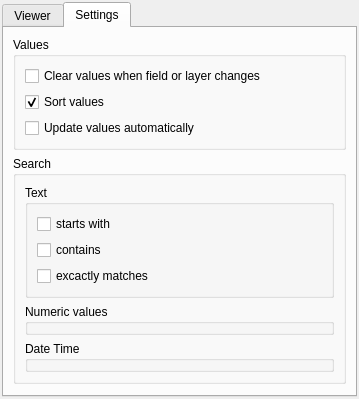
<?xml version="1.0" encoding="UTF-8"?>
<ui version="4.0">
 <class>UniqueValuesViewerDockWidgetBase</class>
 <widget class="QDockWidget" name="UniqueValuesViewerDockWidgetBase">
  <property name="geometry">
   <rect>
    <x>0</x>
    <y>0</y>
    <width>359</width>
    <height>372</height>
   </rect>
  </property>
  <property name="windowTitle">
   <string>Unique Values Viewer</string>
  </property>
  <widget class="QWidget" name="dockWidgetContents">
   <layout class="QGridLayout" name="gridLayout">
    <property name="leftMargin">
     <number>2</number>
    </property>
    <property name="topMargin">
     <number>2</number>
    </property>
    <property name="rightMargin">
     <number>2</number>
    </property>
    <property name="bottomMargin">
     <number>2</number>
    </property>
    <item row="0" column="0">
     <widget class="QTabWidget" name="tabWidget">
      <property name="palette">
       <palette>
        <active>
         <colorrole role="WindowText">
          <brush brushstyle="SolidPattern">
           <color alpha="255">
            <red>0</red>
            <green>0</green>
            <blue>0</blue>
           </color>
          </brush>
         </colorrole>
         <colorrole role="Button">
          <brush brushstyle="SolidPattern">
           <color alpha="255">
            <red>240</red>
            <green>240</green>
            <blue>240</blue>
           </color>
          </brush>
         </colorrole>
         <colorrole role="Light">
          <brush brushstyle="SolidPattern">
           <color alpha="255">
            <red>255</red>
            <green>255</green>
            <blue>255</blue>
           </color>
          </brush>
         </colorrole>
         <colorrole role="Midlight">
          <brush brushstyle="SolidPattern">
           <color alpha="255">
            <red>247</red>
            <green>247</green>
            <blue>247</blue>
           </color>
          </brush>
         </colorrole>
         <colorrole role="Dark">
          <brush brushstyle="SolidPattern">
           <color alpha="255">
            <red>120</red>
            <green>120</green>
            <blue>120</blue>
           </color>
          </brush>
         </colorrole>
         <colorrole role="Mid">
          <brush brushstyle="SolidPattern">
           <color alpha="255">
            <red>160</red>
            <green>160</green>
            <blue>160</blue>
           </color>
          </brush>
         </colorrole>
         <colorrole role="Text">
          <brush brushstyle="SolidPattern">
           <color alpha="255">
            <red>0</red>
            <green>0</green>
            <blue>0</blue>
           </color>
          </brush>
         </colorrole>
         <colorrole role="BrightText">
          <brush brushstyle="SolidPattern">
           <color alpha="255">
            <red>255</red>
            <green>255</green>
            <blue>255</blue>
           </color>
          </brush>
         </colorrole>
         <colorrole role="ButtonText">
          <brush brushstyle="SolidPattern">
           <color alpha="255">
            <red>0</red>
            <green>0</green>
            <blue>0</blue>
           </color>
          </brush>
         </colorrole>
         <colorrole role="Base">
          <brush brushstyle="SolidPattern">
           <color alpha="255">
            <red>255</red>
            <green>255</green>
            <blue>255</blue>
           </color>
          </brush>
         </colorrole>
         <colorrole role="Window">
          <brush brushstyle="SolidPattern">
           <color alpha="255">
            <red>240</red>
            <green>240</green>
            <blue>240</blue>
           </color>
          </brush>
         </colorrole>
         <colorrole role="Shadow">
          <brush brushstyle="SolidPattern">
           <color alpha="255">
            <red>0</red>
            <green>0</green>
            <blue>0</blue>
           </color>
          </brush>
         </colorrole>
         <colorrole role="AlternateBase">
          <brush brushstyle="SolidPattern">
           <color alpha="255">
            <red>247</red>
            <green>247</green>
            <blue>247</blue>
           </color>
          </brush>
         </colorrole>
         <colorrole role="ToolTipBase">
          <brush brushstyle="SolidPattern">
           <color alpha="255">
            <red>255</red>
            <green>255</green>
            <blue>220</blue>
           </color>
          </brush>
         </colorrole>
         <colorrole role="ToolTipText">
          <brush brushstyle="SolidPattern">
           <color alpha="255">
            <red>0</red>
            <green>0</green>
            <blue>0</blue>
           </color>
          </brush>
         </colorrole>
        </active>
        <inactive>
         <colorrole role="WindowText">
          <brush brushstyle="SolidPattern">
           <color alpha="255">
            <red>0</red>
            <green>0</green>
            <blue>0</blue>
           </color>
          </brush>
         </colorrole>
         <colorrole role="Button">
          <brush brushstyle="SolidPattern">
           <color alpha="255">
            <red>240</red>
            <green>240</green>
            <blue>240</blue>
           </color>
          </brush>
         </colorrole>
         <colorrole role="Light">
          <brush brushstyle="SolidPattern">
           <color alpha="255">
            <red>255</red>
            <green>255</green>
            <blue>255</blue>
           </color>
          </brush>
         </colorrole>
         <colorrole role="Midlight">
          <brush brushstyle="SolidPattern">
           <color alpha="255">
            <red>247</red>
            <green>247</green>
            <blue>247</blue>
           </color>
          </brush>
         </colorrole>
         <colorrole role="Dark">
          <brush brushstyle="SolidPattern">
           <color alpha="255">
            <red>120</red>
            <green>120</green>
            <blue>120</blue>
           </color>
          </brush>
         </colorrole>
         <colorrole role="Mid">
          <brush brushstyle="SolidPattern">
           <color alpha="255">
            <red>160</red>
            <green>160</green>
            <blue>160</blue>
           </color>
          </brush>
         </colorrole>
         <colorrole role="Text">
          <brush brushstyle="SolidPattern">
           <color alpha="255">
            <red>0</red>
            <green>0</green>
            <blue>0</blue>
           </color>
          </brush>
         </colorrole>
         <colorrole role="BrightText">
          <brush brushstyle="SolidPattern">
           <color alpha="255">
            <red>255</red>
            <green>255</green>
            <blue>255</blue>
           </color>
          </brush>
         </colorrole>
         <colorrole role="ButtonText">
          <brush brushstyle="SolidPattern">
           <color alpha="255">
            <red>0</red>
            <green>0</green>
            <blue>0</blue>
           </color>
          </brush>
         </colorrole>
         <colorrole role="Base">
          <brush brushstyle="SolidPattern">
           <color alpha="255">
            <red>255</red>
            <green>255</green>
            <blue>255</blue>
           </color>
          </brush>
         </colorrole>
         <colorrole role="Window">
          <brush brushstyle="SolidPattern">
           <color alpha="255">
            <red>240</red>
            <green>240</green>
            <blue>240</blue>
           </color>
          </brush>
         </colorrole>
         <colorrole role="Shadow">
          <brush brushstyle="SolidPattern">
           <color alpha="255">
            <red>0</red>
            <green>0</green>
            <blue>0</blue>
           </color>
          </brush>
         </colorrole>
         <colorrole role="AlternateBase">
          <brush brushstyle="SolidPattern">
           <color alpha="255">
            <red>247</red>
            <green>247</green>
            <blue>247</blue>
           </color>
          </brush>
         </colorrole>
         <colorrole role="ToolTipBase">
          <brush brushstyle="SolidPattern">
           <color alpha="255">
            <red>255</red>
            <green>255</green>
            <blue>220</blue>
           </color>
          </brush>
         </colorrole>
         <colorrole role="ToolTipText">
          <brush brushstyle="SolidPattern">
           <color alpha="255">
            <red>0</red>
            <green>0</green>
            <blue>0</blue>
           </color>
          </brush>
         </colorrole>
        </inactive>
        <disabled>
         <colorrole role="WindowText">
          <brush brushstyle="SolidPattern">
           <color alpha="255">
            <red>120</red>
            <green>120</green>
            <blue>120</blue>
           </color>
          </brush>
         </colorrole>
         <colorrole role="Button">
          <brush brushstyle="SolidPattern">
           <color alpha="255">
            <red>240</red>
            <green>240</green>
            <blue>240</blue>
           </color>
          </brush>
         </colorrole>
         <colorrole role="Light">
          <brush brushstyle="SolidPattern">
           <color alpha="255">
            <red>255</red>
            <green>255</green>
            <blue>255</blue>
           </color>
          </brush>
         </colorrole>
         <colorrole role="Midlight">
          <brush brushstyle="SolidPattern">
           <color alpha="255">
            <red>247</red>
            <green>247</green>
            <blue>247</blue>
           </color>
          </brush>
         </colorrole>
         <colorrole role="Dark">
          <brush brushstyle="SolidPattern">
           <color alpha="255">
            <red>120</red>
            <green>120</green>
            <blue>120</blue>
           </color>
          </brush>
         </colorrole>
         <colorrole role="Mid">
          <brush brushstyle="SolidPattern">
           <color alpha="255">
            <red>160</red>
            <green>160</green>
            <blue>160</blue>
           </color>
          </brush>
         </colorrole>
         <colorrole role="Text">
          <brush brushstyle="SolidPattern">
           <color alpha="255">
            <red>120</red>
            <green>120</green>
            <blue>120</blue>
           </color>
          </brush>
         </colorrole>
         <colorrole role="BrightText">
          <brush brushstyle="SolidPattern">
           <color alpha="255">
            <red>255</red>
            <green>255</green>
            <blue>255</blue>
           </color>
          </brush>
         </colorrole>
         <colorrole role="ButtonText">
          <brush brushstyle="SolidPattern">
           <color alpha="255">
            <red>120</red>
            <green>120</green>
            <blue>120</blue>
           </color>
          </brush>
         </colorrole>
         <colorrole role="Base">
          <brush brushstyle="SolidPattern">
           <color alpha="255">
            <red>240</red>
            <green>240</green>
            <blue>240</blue>
           </color>
          </brush>
         </colorrole>
         <colorrole role="Window">
          <brush brushstyle="SolidPattern">
           <color alpha="255">
            <red>240</red>
            <green>240</green>
            <blue>240</blue>
           </color>
          </brush>
         </colorrole>
         <colorrole role="Shadow">
          <brush brushstyle="SolidPattern">
           <color alpha="255">
            <red>0</red>
            <green>0</green>
            <blue>0</blue>
           </color>
          </brush>
         </colorrole>
         <colorrole role="AlternateBase">
          <brush brushstyle="SolidPattern">
           <color alpha="255">
            <red>240</red>
            <green>240</green>
            <blue>240</blue>
           </color>
          </brush>
         </colorrole>
         <colorrole role="ToolTipBase">
          <brush brushstyle="SolidPattern">
           <color alpha="255">
            <red>255</red>
            <green>255</green>
            <blue>220</blue>
           </color>
          </brush>
         </colorrole>
         <colorrole role="ToolTipText">
          <brush brushstyle="SolidPattern">
           <color alpha="255">
            <red>0</red>
            <green>0</green>
            <blue>0</blue>
           </color>
          </brush>
         </colorrole>
        </disabled>
       </palette>
      </property>
      <property name="currentIndex">
       <number>1</number>
      </property>
      <widget class="QWidget" name="viewerTab">
       <attribute name="title">
        <string>Viewer</string>
       </attribute>
       <layout class="QGridLayout" name="gridLayout_2">
        <item row="12" column="0">
         <widget class="QLabel" name="valuesLbl">
          <property name="text">
           <string>Unique values</string>
          </property>
         </widget>
        </item>
        <item row="6" column="0">
         <widget class="QLabel" name="label">
          <property name="text">
           <string>Search a value:</string>
          </property>
         </widget>
        </item>
        <item row="16" column="0">
         <widget class="QCheckBox" name="selectedOnlyBtn">
          <property name="toolTip">
           <string>Only calculate unique values from selected features.</string>
          </property>
          <property name="text">
           <string>Selected features only</string>
          </property>
         </widget>
        </item>
        <item row="16" column="2">
         <widget class="QPushButton" name="clearBtn">
          <property name="toolTip">
           <string>Clear list of unique values</string>
          </property>
          <property name="text">
           <string>Clear</string>
          </property>
         </widget>
        </item>
        <item row="1" column="0" colspan="3">
         <widget class="QgsMapLayerComboBox" name="mMapLayerComboBox">
          <property name="showCrs">
           <bool>true</bool>
          </property>
         </widget>
        </item>
        <item row="13" column="0" colspan="3">
         <widget class="QListWidget" name="listWidget">
          <property name="selectionMode">
           <enum>QAbstractItemView::ExtendedSelection</enum>
          </property>
          <property name="sortingEnabled">
           <bool>false</bool>
          </property>
         </widget>
        </item>
        <item row="5" column="2">
         <widget class="QPushButton" name="getValuesBtn">
          <property name="toolTip">
           <string>Calculate unique values for selected field</string>
          </property>
          <property name="text">
           <string>Get values</string>
          </property>
         </widget>
        </item>
        <item row="5" column="0" colspan="2">
         <widget class="QgsFieldComboBox" name="mFieldComboBox"/>
        </item>
        <item row="4" column="0">
         <widget class="QLabel" name="fieldLbl">
          <property name="text">
           <string>Target field</string>
          </property>
         </widget>
        </item>
        <item row="0" column="0">
         <widget class="QLabel" name="layerLbl">
          <property name="text">
           <string>Layer</string>
          </property>
         </widget>
        </item>
        <item row="9" column="0" colspan="3">
         <widget class="QgsFilterLineEdit" name="valueSearch">
          <property name="placeholderText">
           <string>Search..</string>
          </property>
          <property name="showSearchIcon">
           <bool>true</bool>
          </property>
          <property name="qgisRelation" stdset="0">
           <string notr="true"/>
          </property>
         </widget>
        </item>
       </layout>
      </widget>
      <widget class="QWidget" name="settingsTab">
       <attribute name="title">
        <string>Settings</string>
       </attribute>
       <layout class="QVBoxLayout" name="verticalLayout">
        <item>
         <widget class="QGroupBox" name="valuesGrpBox">
          <property name="title">
           <string>Values</string>
          </property>
          <layout class="QVBoxLayout" name="verticalLayout_2">
           <item>
            <widget class="QCheckBox" name="clearOnChangeBtn">
             <property name="text">
              <string>Clear values when field or layer changes</string>
             </property>
             <property name="checked">
              <bool>false</bool>
             </property>
            </widget>
           </item>
           <item>
            <widget class="QCheckBox" name="sortValuesBtn">
             <property name="toolTip">
              <string>Sort unique values displayed in the widget.</string>
             </property>
             <property name="text">
              <string>Sort values</string>
             </property>
             <property name="checked">
              <bool>true</bool>
             </property>
            </widget>
           </item>
           <item>
            <widget class="QCheckBox" name="liveUpdateBtn">
             <property name="toolTip">
              <string>Updates the unique values automatically when field has changed or layer changed.</string>
             </property>
             <property name="text">
              <string>Update values automatically</string>
             </property>
            </widget>
           </item>
          </layout>
         </widget>
        </item>
        <item>
         <widget class="QGroupBox" name="searchGrpBox">
          <property name="title">
           <string>Search</string>
          </property>
          <layout class="QVBoxLayout" name="verticalLayout_4">
           <item>
            <widget class="QGroupBox" name="searchTxtOptions">
             <property name="title">
              <string>Text</string>
             </property>
             <layout class="QVBoxLayout" name="verticalLayout_3">
              <item>
               <widget class="QCheckBox" name="checkBox">
                <property name="text">
                 <string>starts with</string>
                </property>
               </widget>
              </item>
              <item>
               <widget class="QCheckBox" name="checkBox_2">
                <property name="text">
                 <string>contains</string>
                </property>
               </widget>
              </item>
              <item>
               <widget class="QCheckBox" name="checkBox_3">
                <property name="text">
                 <string>excactly matches</string>
                </property>
               </widget>
              </item>
             </layout>
            </widget>
           </item>
           <item>
            <widget class="QGroupBox" name="searchNumericOptions">
             <property name="title">
              <string>Numeric values</string>
             </property>
            </widget>
           </item>
           <item>
            <widget class="QGroupBox" name="searchDateOptions">
             <property name="title">
              <string>Date Time</string>
             </property>
            </widget>
           </item>
          </layout>
         </widget>
        </item>
        <item>
         <spacer name="verticalSpacer">
          <property name="orientation">
           <enum>Qt::Vertical</enum>
          </property>
          <property name="sizeHint" stdset="0">
           <size>
            <width>20</width>
            <height>40</height>
           </size>
          </property>
         </spacer>
        </item>
       </layout>
      </widget>
     </widget>
    </item>
   </layout>
  </widget>
 </widget>
 <customwidgets>
  <customwidget>
   <class>QgsFieldComboBox</class>
   <extends>QComboBox</extends>
   <header>qgsfieldcombobox.h</header>
  </customwidget>
  <customwidget>
   <class>QgsFilterLineEdit</class>
   <extends>QLineEdit</extends>
   <header>qgsfilterlineedit.h</header>
  </customwidget>
  <customwidget>
   <class>QgsMapLayerComboBox</class>
   <extends>QComboBox</extends>
   <header>qgsmaplayercombobox.h</header>
  </customwidget>
 </customwidgets>
 <resources/>
 <connections/>
</ui>
